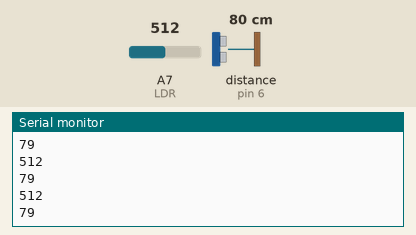
This sketch was run on a simulated Arduino Nano, built with avr-gcc and run on an emulated ATmega328P. Shown: the last lines printed to the serial monitor. Wiring (inferred from the names in the program): ultrasonic range finder: trigger pin 5; echo pin 6. The inputs (shaded band) are chosen by the test bench; at power-on: distance to the obstacle (sensor on pin 6) 80 cm, A7 (LDR) = 512. The echo pulse lasts 58.3 µs per cm.

Above: at 1.2 s.
1.3 s: distance to the obstacle (sensor on pin 6) set to 2 cm
At 2.13 s:
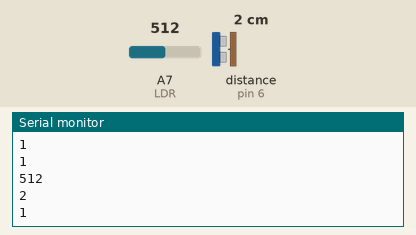
2.8 s: A7 (LDR) set to 716
At 3.14 s:
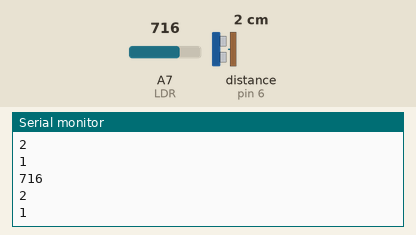
4.3 s: distance to the obstacle (sensor on pin 6) set to 4 cm
At 4.65 s:
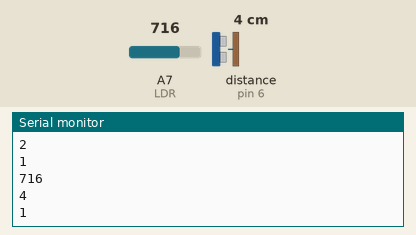
5.8 s: A7 (LDR) set to 900
At 6.16 s:
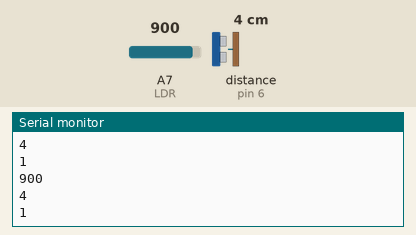
Timing chart, 0 to 8.3 s (numbered marks = the images above; inputs shaded):
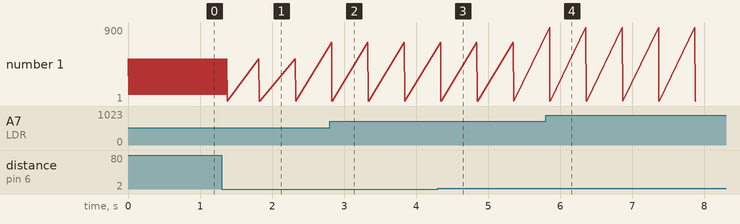

Measured:
- after the input at 1.3 s, the serial monitor: prints a new line after 0.08 s (image 1)
- after the input at 2.8 s, the serial monitor: prints a new line at once (image 2)
- after the input at 4.3 s, the serial monitor: prints a new line at once (image 3)
- after the input at 5.8 s, the serial monitor: prints a new line after 0.05 s (image 4)
- plotted number 1: 512 → 1 after the input at 1.3 s

The sketch:

PN_LDR_dist.ino
```cpp
#include <SoftwareSerial.h>

#define txPin 11
#define rxPin 10
#define LDR A7
#define trigger 5
#define echo 6
SoftwareSerial bt(rxPin, txPin);
char InfoApp;


void setup() {
  // put your setup code here, to run once:
  bt.flush();
  pinMode(rxPin, INPUT);
  pinMode(txPin, OUTPUT);
  bt.begin(9600);
  Serial.begin(9600);
  pinMode(trigger, OUTPUT);
   pinMode(echo, INPUT);
}

void loop() {
    int distancia = ping(trigger, echo);
    int valor = analogRead(LDR);
    Serial.println(valor);
    Serial.println(distancia);
    if(distancia < 50){
      bt.println("1");
      Serial.println("1");
      delay(500);
      }
      if(valor < 200){
      bt.println("2");
      Serial.println("2");
      delay(500);
      }


}

int ping(int TriggerPin, int EchoPin) {
   long duration, distancia;    // Datos tipo long para evitar tener comas flotantes.

   digitalWrite(TriggerPin, LOW);    // Ponemos el terminal Trigger a nivel bajo durante 4 us
   delayMicroseconds(4);
   digitalWrite(TriggerPin, HIGH);  //Generamos un pulso de alta frecuencia durante 10us (Trigger)
   delayMicroseconds(10);
   digitalWrite(TriggerPin, LOW);

   duration = pulseIn(EchoPin, HIGH);  // La instrucción pulseIn mide el tiempo que el pulso está en nivel alto en ms.
   distancia= duration * 10 / 292/ 2;   //convertimos a distancia, en cm
   return distancia;
}
```
